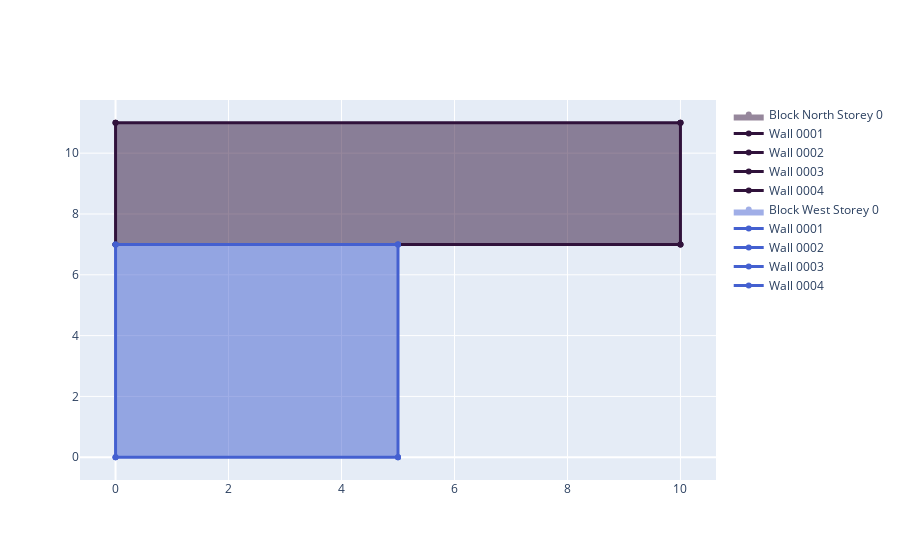

Notebook cell for this chart:
### Code cell
g = GeometryParser(e.idf)
g.get_zones()
g.plot_zones()

### Figure 1 — Plotly figure (JSON) as saved in the notebook; plotly's stock layout.template omitted (floating-point values rounded to 4 significant figures)
{"data": [{"fill": "toself", "fillcolor": "rgb(48, 18, 59)", "line": {"width": 0}, "marker": {"color": "rgb(48, 18, 59)"}, "name": "Block North Storey 0", "opacity": 0.5, "type": "scatter", "x": [10, 10, 0, 0, 10], "y": [11, 7, 7, 11, 11]}, {"line": {"color": "rgb(48, 18, 59)", "width": 3}, "marker": {"color": "rgb(48, 18, 59)"}, "mode": "markers+lines", "name": "Wall 0001", "type": "scatter", "x": [10, 10], "y": [7, 11]}, {"line": {"color": "rgb(48, 18, 59)", "width": 3}, "marker": {"color": "rgb(48, 18, 59)"}, "mode": "markers+lines", "name": "Wall 0002", "type": "scatter", "x": [10, 0], "y": [11, 11]}, {"line": {"color": "rgb(48, 18, 59)", "width": 3}, "marker": {"color": "rgb(48, 18, 59)"}, "mode": "markers+lines", "name": "Wall 0003", "type": "scatter", "x": [0, 0], "y": [11, 7]}, {"line": {"color": "rgb(48, 18, 59)", "width": 3}, "marker": {"color": "rgb(48, 18, 59)"}, "mode": "markers+lines", "name": "Wall 0004", "type": "scatter", "x": [0, 10], "y": [7, 7]}, {"fill": "toself", "fillcolor": "rgb(68, 96, 208)", "line": {"width": 0}, "marker": {"color": "rgb(68, 96, 208)"}, "name": "Block West Storey 0", "opacity": 0.5, "type": "scatter", "x": [5, 5, 0, 0, 5], "y": [7, 0, 0, 7, 7]}, {"line": {"color": "rgb(68, 96, 208)", "width": 3}, "marker": {"color": "rgb(68, 96, 208)"}, "mode": "markers+lines", "name": "Wall 0001", "type": "scatter", "x": [5, 5], "y": [0, 7]}, {"line": {"color": "rgb(68, 96, 208)", "width": 3}, "marker": {"color": "rgb(68, 96, 208)"}, "mode": "markers+lines", "name": "Wall 0002", "type": "scatter", "x": [5, 0], "y": [7, 7]}, {"line": {"color": "rgb(68, 96, 208)", "width": 3}, "marker": {"color": "rgb(68, 96, 208)"}, "mode": "markers+lines", "name": "Wall 0003", "type": "scatter", "x": [0, 0], "y": [7, 0]}, {"line": {"color": "rgb(68, 96, 208)", "width": 3}, "marker": {"color": "rgb(68, 96, 208)"}, "mode": "markers+lines", "name": "Wall 0004", "type": "scatter", "x": [0, 5], "y": [0, 0]}], "layout": {}}
